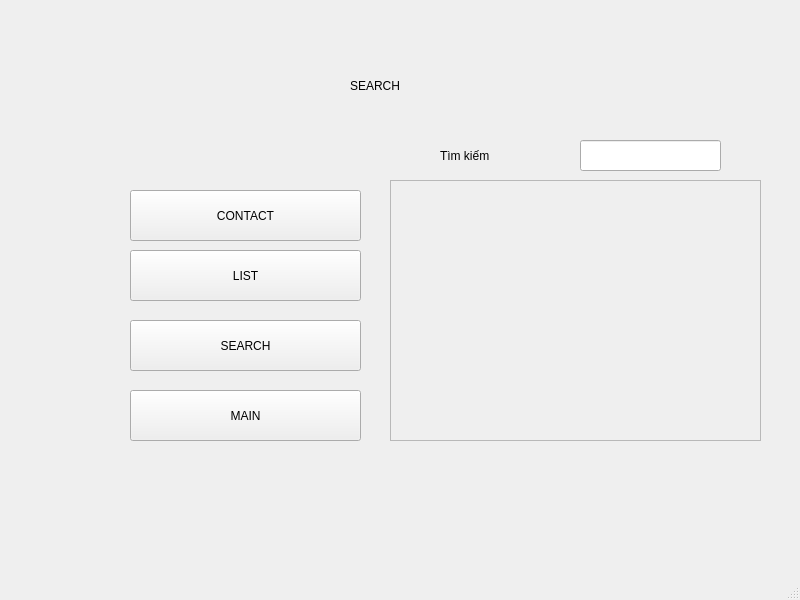
<?xml version="1.0" encoding="UTF-8"?>
<ui version="4.0">
 <class>MainWindow</class>
 <widget class="QMainWindow" name="MainWindow">
  <property name="geometry">
   <rect>
    <x>0</x>
    <y>0</y>
    <width>800</width>
    <height>600</height>
   </rect>
  </property>
  <property name="windowTitle">
   <string>MainWindow</string>
  </property>
  <widget class="QWidget" name="centralwidget">
   <widget class="QLabel" name="label_3">
    <property name="geometry">
     <rect>
      <x>440</x>
      <y>110</y>
      <width>151</width>
      <height>91</height>
     </rect>
    </property>
    <property name="styleSheet">
     <string notr="true">font: 20pt &quot;Times New Roman&quot;;</string>
    </property>
    <property name="text">
     <string>Tìm kiếm</string>
    </property>
   </widget>
   <widget class="QLabel" name="label_10">
    <property name="geometry">
     <rect>
      <x>270</x>
      <y>330</y>
      <width>71</width>
      <height>51</height>
     </rect>
    </property>
    <property name="text">
     <string/>
    </property>
    <property name="pixmap">
     <pixmap>../Downloads/icons8-trash-can-64.png</pixmap>
    </property>
   </widget>
   <widget class="QLabel" name="label_11">
    <property name="geometry">
     <rect>
      <x>350</x>
      <y>40</y>
      <width>251</width>
      <height>91</height>
     </rect>
    </property>
    <property name="styleSheet">
     <string notr="true">font: 30pt &quot;Times New Roman&quot;;</string>
    </property>
    <property name="text">
     <string>SEARCH</string>
    </property>
   </widget>
   <widget class="QLineEdit" name="lineEdit">
    <property name="geometry">
     <rect>
      <x>580</x>
      <y>140</y>
      <width>141</width>
      <height>31</height>
     </rect>
    </property>
   </widget>
   <widget class="QLabel" name="label_2">
    <property name="geometry">
     <rect>
      <x>290</x>
      <y>180</y>
      <width>81</width>
      <height>51</height>
     </rect>
    </property>
    <property name="text">
     <string/>
    </property>
    <property name="pixmap">
     <pixmap>../Downloads/archive_FILL0_wght400_GRAD0_opsz48.png</pixmap>
    </property>
   </widget>
   <widget class="QLabel" name="label_9">
    <property name="geometry">
     <rect>
      <x>290</x>
      <y>300</y>
      <width>55</width>
      <height>16</height>
     </rect>
    </property>
    <property name="text">
     <string/>
    </property>
   </widget>
   <widget class="QPushButton" name="pushButton">
    <property name="geometry">
     <rect>
      <x>130</x>
      <y>190</y>
      <width>231</width>
      <height>51</height>
     </rect>
    </property>
    <property name="text">
     <string>CONTACT</string>
    </property>
   </widget>
   <widget class="QPushButton" name="pushButton_3">
    <property name="geometry">
     <rect>
      <x>130</x>
      <y>250</y>
      <width>231</width>
      <height>51</height>
     </rect>
    </property>
    <property name="text">
     <string>LIST</string>
    </property>
   </widget>
   <widget class="QPushButton" name="pushButton_2">
    <property name="geometry">
     <rect>
      <x>130</x>
      <y>320</y>
      <width>231</width>
      <height>51</height>
     </rect>
    </property>
    <property name="text">
     <string>SEARCH</string>
    </property>
   </widget>
   <widget class="QPushButton" name="pushButton_4">
    <property name="geometry">
     <rect>
      <x>130</x>
      <y>390</y>
      <width>231</width>
      <height>51</height>
     </rect>
    </property>
    <property name="text">
     <string>MAIN</string>
    </property>
   </widget>
   <widget class="QScrollArea" name="scrollArea">
    <property name="geometry">
     <rect>
      <x>390</x>
      <y>180</y>
      <width>371</width>
      <height>261</height>
     </rect>
    </property>
    <property name="widgetResizable">
     <bool>true</bool>
    </property>
    <widget class="QWidget" name="scrollAreaWidgetContents_2">
     <property name="geometry">
      <rect>
       <x>0</x>
       <y>0</y>
       <width>369</width>
       <height>259</height>
      </rect>
     </property>
    </widget>
   </widget>
  </widget>
  <widget class="QMenuBar" name="menubar">
   <property name="geometry">
    <rect>
     <x>0</x>
     <y>0</y>
     <width>800</width>
     <height>26</height>
    </rect>
   </property>
  </widget>
  <widget class="QStatusBar" name="statusbar"/>
 </widget>
 <resources/>
 <connections/>
</ui>
